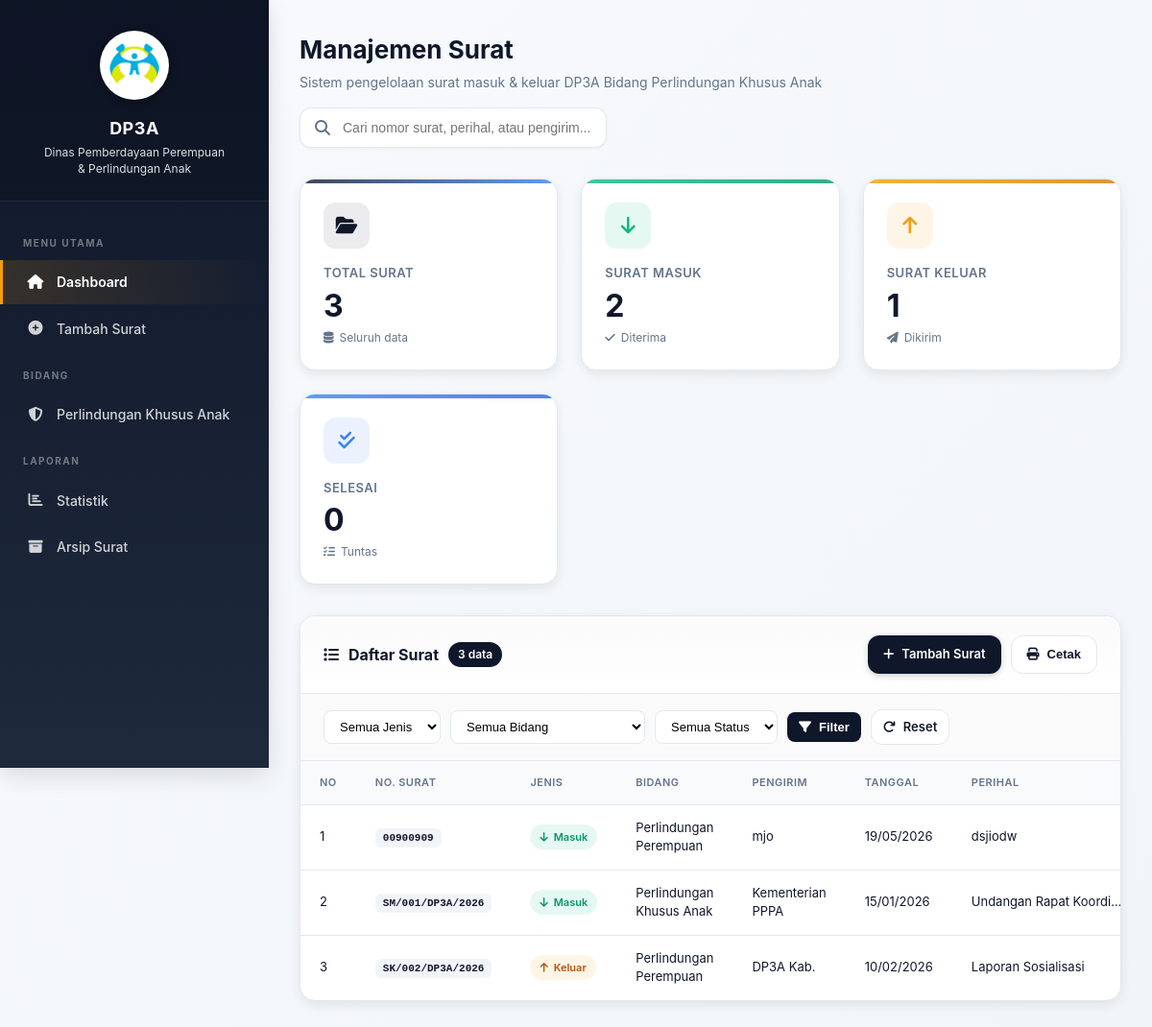
Before: / with the older database file.
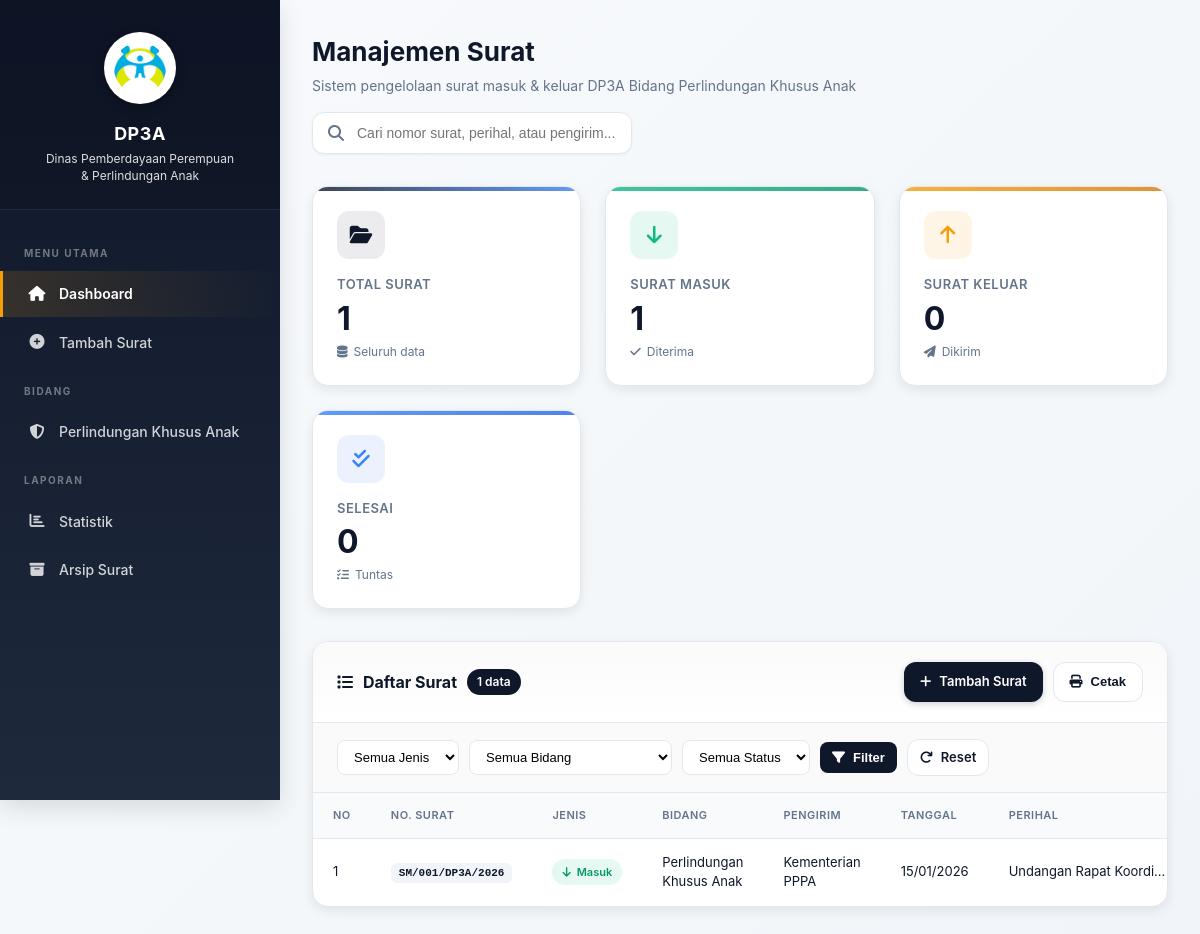
After: the same page with the newer database file.
### tables this page shows
CREATE TABLE surat (
  id INT(11) NOT NULL AUTO_INCREMENT,
  no_surat VARCHAR(50) NOT NULL,
  jenis_surat ENUM('masuk','keluar') NOT NULL,
  bidang VARCHAR(100) NOT NULL,
  pengirim VARCHAR(100) NOT NULL,
  tanggal_kirim DATE NOT NULL,
  tanggal_terima DATE NOT NULL,
  perihal TEXT NOT NULL,
  disposisi TEXT DEFAULT NULL,
  status ENUM('diterima','diproses','selesai','ditolak') DEFAULT 'diterima',
  keterangan TEXT DEFAULT NULL,
  file_surat VARCHAR(255) DEFAULT NULL,
  created_at TIMESTAMP NOT NULL DEFAULT CURRENT_TIMESTAMP(),
  updated_at TIMESTAMP NOT NULL DEFAULT CURRENT_TIMESTAMP() ON UPDATE CURRENT_TIMESTAMP(),
  PRIMARY KEY (id),
  UNIQUE KEY no_surat (no_surat)
);

### index.php (the view, shortened to what this page needs)
<?php
require_once 'config.php';
$search        = isset($_GET['search']) ? sanitize($_GET['search']) : '';
$where = [];
$whereClause = count($where) > 0 ? 'WHERE ' . implode(' AND ', $where) : '';
$total   = $conn->query("SELECT COUNT(*) as c FROM surat")->fetch_assoc()['c'];
$masuk   = $conn->query("SELECT COUNT(*) as c FROM surat WHERE jenis_surat='masuk'")->fetch_assoc()['c'];
$keluar  = $conn->query("SELECT COUNT(*) as c FROM surat WHERE jenis_surat='keluar'")->fetch_assoc()['c'];
$selesai = $conn->query("SELECT COUNT(*) as c FROM surat WHERE status='selesai'")->fetch_assoc()['c'];
$per_page   = 15;
$page       = isset($_GET['page']) ? (int)$_GET['page'] : 1;
$offset     = ($page - 1) * $per_page;
$count_data = $conn->query("SELECT COUNT(*) as c FROM surat $whereClause")->fetch_assoc()['c'];
$query  = "SELECT * FROM surat $whereClause ORDER BY created_at DESC LIMIT $offset, $per_page";
$result = $conn->query($query);
?>
<!DOCTYPE html>
<html lang="id">
<head>
    <link rel="stylesheet" href="https://cdnjs.cloudflare.com/ajax/libs/font-awesome/6.5.0/css/all.min.css">
</head>
<body>
<aside class="sidebar" id="sidebar">
    <div class="sidebar-header">
        <div class="sidebar-logo">
            <img src="assets/img/logo-dp3a.png" alt="Logo DP3A">
        </div>
        <h2>DP3A</h2>
        <p>Dinas Pemberdayaan Perempuan<br>& Perlindungan Anak</p>
    </div>
    <nav class="sidebar-nav">
        <div class="nav-label">MENU UTAMA</div>
        <a href="index.php" class="nav-item active"><span class="icon"><i class="fas fa-home"></i></span> Dashboard</a>
        <a href="tambah.php" class="nav-item"><span class="icon"><i class="fas fa-plus-circle"></i></span> Tambah Surat</a>
        <div class="nav-label">BIDANG</div>
        <a href="index.php?bidang=Perlindungan%20Khusus%20Anak" class="nav-item"><span class="icon"><i class="fas fa-shield-alt"></i></span> Perlindungan Khusus Anak</a>
        <div class="nav-label">LAPORAN</div>
        <a href="statistik.php" class="nav-item"><span class="icon"><i class="fas fa-chart-bar"></i></span> Statistik</a>
        <a href="arsip.php" class="nav-item"><span class="icon"><i class="fas fa-archive"></i></span> Arsip Surat</a>
    </nav>
</aside>
<div class="main-content">
    <header class="top-header">
        <div style="display:flex;align-items:center;">
            <div class="page-title">
                <h1>Manajemen Surat</h1>
                <p>Sistem pengelolaan surat masuk & keluar DP3A Bidang Perlindungan Khusus Anak</p>
            </div>
        </div>
        <div class="search-box">
            <i class="fas fa-search"></i>
            <input type="text" id="searchInput" placeholder="Cari nomor surat, perihal, atau pengirim..." value="<?= htmlspecialchars($search) ?>">
        </div>
    </header>
    <div class="content-area">
        <div class="stats-grid">
            <div class="stat-card primary">
                <div class="icon-wrap"><i class="fas fa-folder-open"></i></div>
                <h3>Total Surat</h3>
                <div class="num"><?= $total ?></div>
                <div class="sub"><i class="fas fa-database"></i> Seluruh data</div>
            </div>
            <div class="stat-card success">
                <div class="icon-wrap"><i class="fas fa-arrow-down"></i></div>
                <h3>Surat Masuk</h3>
                <div class="num"><?= $masuk ?></div>
                <div class="sub"><i class="fas fa-check"></i> Diterima</div>
            </div>
            <div class="stat-card warning">
                <div class="icon-wrap"><i class="fas fa-arrow-up"></i></div>
                <h3>Surat Keluar</h3>
                <div class="num"><?= $keluar ?></div>
                <div class="sub"><i class="fas fa-paper-plane"></i> Dikirim</div>
            </div>
            <div class="stat-card info">
                <div class="icon-wrap"><i class="fas fa-check-double"></i></div>
                <h3>Selesai</h3>
                <div class="num"><?= $selesai ?></div>
                <div class="sub"><i class="fas fa-tasks"></i> Tuntas</div>
            </div>
        </div>
        <div class="card">
            <div class="card-header">
                <h2><i class="fas fa-list"></i> Daftar Surat <span class="badge-count"><?= $count_data ?> data</span></h2>
                <div style="display:flex;gap:10px;">
                    <a href="tambah.php" class="btn btn-primary"><i class="fas fa-plus"></i> Tambah Surat</a>
                    <button onclick="window.print()" class="btn btn-outline"><i class="fas fa-print"></i> Cetak</button>
                </div>
            </div>
            <div class="filter-bar">
                <form method="GET" style="display:flex;gap:10px;flex-wrap:wrap;align-items:center;">
                    <select name="jenis">
                        <option value="">Semua Jenis</option>
                    </select>
                    <select name="bidang">
                        <option value="">Semua Bidang</option>
                    </select>
                    <select name="status">
                        <option value="">Semua Status</option>
                    </select>
                    <button type="submit" class="btn btn-filter"><i class="fas fa-filter"></i> Filter</button>
                    <a href="index.php" class="btn btn-outline" style="padding:8px 12px;"><i class="fas fa-redo"></i> Reset</a>
                </form>
            </div>
            <div class="table-responsive">
                <table>
                    <thead>
                        <tr>
                            <th width="50">No</th>
                            <th>No. Surat</th>
                            <th>Jenis</th>
                            <th>Bidang</th>
                            <th>Pengirim</th>
                            <th>Tanggal</th>
                            <th>Perihal</th>
                        </tr>
                    </thead>
                    <tbody>
                        <?php if ($result->num_rows > 0): ?>
                            <?php $no = $offset + 1; while ($row = $result->fetch_assoc()): ?>
                            <tr>
                                <td><?= $no++ ?></td>
                                <td><code style="background:#f1f5f9;padding:4px 8px;border-radius:6px;font-size:11px;color:var(--primary);font-weight:600;"><?= htmlspecialchars($row['no_surat']) ?></code></td>
                                <td><span class="badge badge-<?= $row['jenis_surat'] ?>"><i class="fas fa-<?= $row['jenis_surat']=='masuk'?'arrow-down':'arrow-up' ?>"></i> <?= ucfirst($row['jenis_surat']) ?></span></td>
                                <td><?= htmlspecialchars($row['bidang']) ?></td>
                                <td><?= htmlspecialchars($row['pengirim']) ?></td>
                                <td><?= date('d/m/Y', strtotime($row['tanggal_kirim'])) ?></td>
                                <td style="max-width:200px;white-space:nowrap;overflow:hidden;text-overflow:ellipsis;"><?= htmlspecialchars($row['perihal']) ?></td>
                            </tr>
                            <?php endwhile; ?>
                        <?php endif; ?>
                    </tbody>
                </table>
            </div>
        </div>
    </div>
</div>
</body>
</html>

Changed rows visible on the page:
removed surat: no_surat "00900909", jenis_surat "Masuk", bidang "Perlindungan Perempuan", pengirim "mjo", tanggal_kirim "19/05/2026", perihal "dsjiodw"
removed surat: no_surat "SK/002/DP3A/2026", jenis_surat "Keluar", bidang "Perlindungan Perempuan", pengirim "DP3A Kab.", tanggal_kirim "10/02/2026", perihal "Laporan Sosialisasi"
Other visible differences:
$total: "3" → "1"
$masuk: "2" → "1"
$keluar: "1" → "0"
$count_data: "3" → "1"
